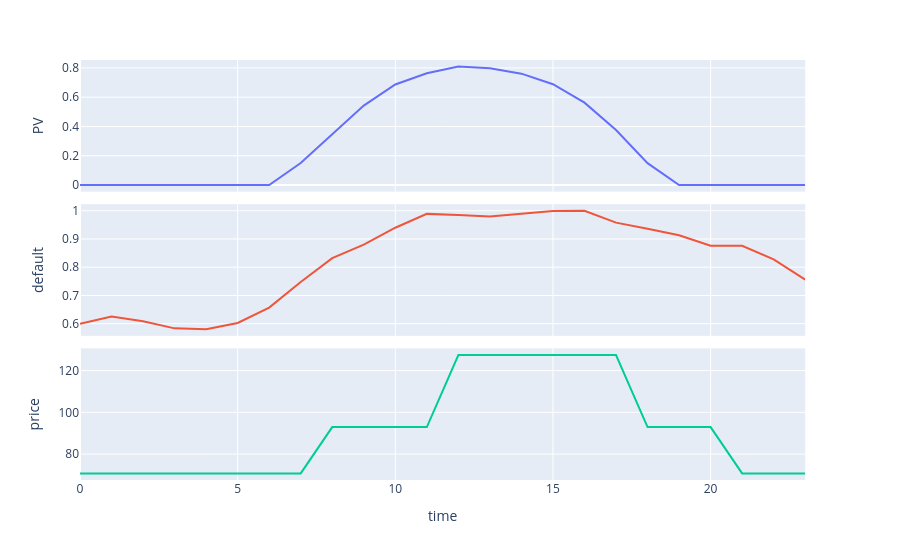

Notebook cell for this chart:
### Code cell
case.plot_schedules().show()

### Figure 1 — Plotly figure (JSON) as saved in the notebook; plotly's stock layout.template omitted (floating-point values rounded to 4 significant figures)
{"data": [{"hovertemplate": "variable=PV<br>time=%{x}<br>value=%{y}<extra></extra>", "legendgroup": "PV", "line": {"color": "#636efa", "dash": "solid"}, "marker": {"symbol": "circle"}, "mode": "lines", "name": "PV", "orientation": "v", "showlegend": true, "type": "scatter", "x": [0, 1, 2, 3, 4, 5, 6, 7, 8, 9, 10, 11, 12, 13, 14, 15, 16, 17, 18, 19, 20, 21, 22, 23], "xaxis": "x3", "y": [0.0, 0.0, 0.0, 0.0, 0.0, 0.0, 0.0, 0.1502, 0.3484, 0.5427, 0.6874, 0.7642, 0.8095, 0.7977, 0.7611, 0.6889, 0.5629, 0.3764, 0.1495, 0.0, 0.0, 0.0, 0.0, 0.0], "yaxis": "y3"}, {"hovertemplate": "variable=default<br>time=%{x}<br>value=%{y}<extra></extra>", "legendgroup": "default", "line": {"color": "#EF553B", "dash": "solid"}, "marker": {"symbol": "circle"}, "mode": "lines", "name": "default", "orientation": "v", "showlegend": true, "type": "scatter", "x": [0, 1, 2, 3, 4, 5, 6, 7, 8, 9, 10, 11, 12, 13, 14, 15, 16, 17, 18, 19, 20, 21, 22, 23], "xaxis": "x2", "y": [0.6, 0.6256, 0.6087, 0.5833, 0.5803, 0.6025, 0.657, 0.7477, 0.832, 0.88, 0.94, 0.989, 0.985, 0.98, 0.9898, 0.999, 1.0, 0.958, 0.936, 0.913, 0.876, 0.876, 0.828, 0.756], "yaxis": "y2"}, {"hovertemplate": "variable=price<br>time=%{x}<br>value=%{y}<extra></extra>", "legendgroup": "price", "line": {"color": "#00cc96", "dash": "solid"}, "marker": {"symbol": "circle"}, "mode": "lines", "name": "price", "orientation": "v", "showlegend": true, "type": "scatter", "x": [0, 1, 2, 3, 4, 5, 6, 7, 8, 9, 10, 11, 12, 13, 14, 15, 16, 17, 18, 19, 20, 21, 22, 23], "xaxis": "x", "y": [70.74, 70.74, 70.74, 70.74, 70.74, 70.74, 70.74, 70.74, 92.94, 92.94, 92.94, 92.94, 127.5, 127.5, 127.5, 127.5, 127.5, 127.5, 92.94, 92.94, 92.94, 70.74, 70.74, 70.74], "yaxis": "y"}], "layout": {"annotations": [{"font": {}, "showarrow": false, "text": "", "textangle": 90, "x": 0.98, "xanchor": "left", "xref": "paper", "y": 0.1567, "yanchor": "middle", "yref": "paper"}, {"font": {}, "showarrow": false, "text": "", "textangle": 90, "x": 0.98, "xanchor": "left", "xref": "paper", "y": 0.5, "yanchor": "middle", "yref": "paper"}, {"font": {}, "showarrow": false, "text": "", "textangle": 90, "x": 0.98, "xanchor": "left", "xref": "paper", "y": 0.8433, "yanchor": "middle", "yref": "paper"}], "legend": {"title": {"text": "variable"}, "tracegroupgap": 0}, "margin": {"t": 60}, "showlegend": false, "xaxis": {"anchor": "y", "domain": [0, 0.98], "title": {"text": "time"}}, "xaxis2": {"anchor": "y2", "domain": [0, 0.98], "matches": "x", "showticklabels": false}, "xaxis3": {"anchor": "y3", "domain": [0, 0.98], "matches": "x", "showticklabels": false}, "yaxis": {"anchor": "x", "domain": [0, 0.3133], "title": {"text": "price"}}, "yaxis2": {"anchor": "x2", "domain": [0.3433, 0.6567], "title": {"text": "default"}}, "yaxis3": {"anchor": "x3", "domain": [0.6867, 1.0], "title": {"text": "PV"}}}}
